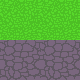

Below is a game level as drawn by its tile map, then a one-line description and the .tmx that defines it (tile-layer data replaced by summaries):
An orthogonal 2x2 tile map with 40x40 px tiles, 1 tile layer (Layer 0).

<map version="0.99a" orientation="orthogonal" width="2" height="2" tilewidth="40" tileheight="40">
 <tileset name="Untitled" firstgid="1" tilewidth="40" tileheight="40">
  <image source="simple_tiles.png" />
 </tileset>
 <layer name="Layer 0" width="2" height="2">
  <data>[4 cells, 4 non-empty, 2 distinct tile ids]</data>
 </layer>
</map>
